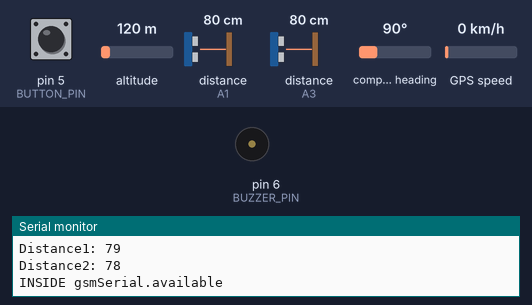
Simulated run of this sketch. Board: Arduino Uno, built with avr-gcc and run on an emulated ATmega328P. Parts: buzzer (waves = sounding, pin HIGH), the last lines printed to the serial monitor. Wiring (inferred from the names in the program): 2 × ultrasonic range finder: trigger A2, echo A1 / trigger A4, echo A3. The test bench sets the inputs (shaded band); at power-on: distance to the obstacle (sensors on A1, A3) 80 cm, pin 5 (BUTTON_PIN) HIGH, altitude 120 m, compass heading 90°, GPS speed 0 km/h. The echo pulse lasts 58.3 µs per cm; the GPS gets a fix after 3 s at 37.7749, -122.4194 with 8 satellites; the modem accepts every AT command (registered, SIM ready, sends succeed) and sends nothing else; pins used as bus, display or sensor lines are not drawn.

Above: at 8.2 s.
8.3 s: distance to the obstacle (sensor on A1) set to 24 cm
11.2 s: distance to the obstacle (sensor on A1) set to 19 cm
At 12.9 s:
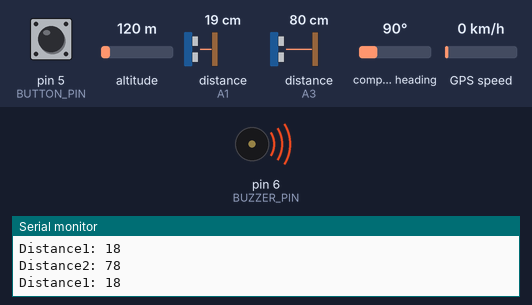
17.2 s: distance to the obstacle (sensor on A3) set to 2 cm
20.2 s: pin 5 (BUTTON_PIN) pulled LOW for 0.15 s
At 26.6 s:
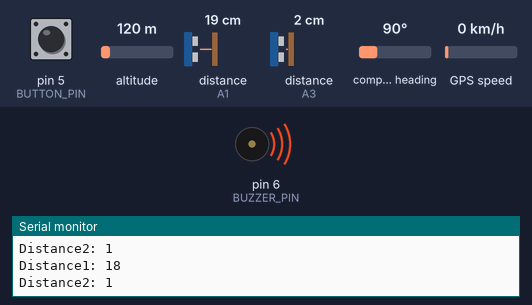
Timing chart, 0 to 27.3 s (numbered marks = the images above; inputs shaded):
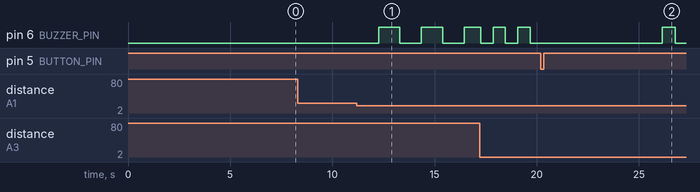

Measured:
- the behaviour switches between 22 and 21 cm on distance to the obstacle (sensor on A1) (found by bisection; images 0 and 1)
- after the input at 11.2 s, pin 6 (BUZZER_PIN): alternates HIGH for 1.0 s and LOW for 1.1 s, starting after 1.1 s

The sketch:

code.ino
```cpp
#include <SoftwareSerial.h> //LIBRARY AVAILABLE IN ARDUINO IDE
#include <TinyGPS++.h> //LIBRARY AVAILABLE IN ARDUINO IDE

#define  BUZZER_PIN 6
#define  BUTTON_PIN 5

SoftwareSerial gpsSerial(10, 11);
SoftwareSerial gsmSerial(2, 3);
TinyGPSPlus gps;

const int trigPin1 = A2;
const int echoPin1 = A1;
const int trigPin2 = A4;
const int echoPin2 = A3;

float demoLatitude = 18.5849324;// your lattitude address if gsm could not find the location
float demoLongitude = 73.6553194;// your longitude address if gsm could not find the location

bool gpsFixAvailable =false;
bool demoSent =false;

long duration1,duration2;
int distance1,distance2;

float latitude, longitude;
float gpsData[2];
float* p;

unsigned long buzzerTimer =0;
unsigned long buzzerInterval =0;
int buzzerState =LOW;
int buzzerBeepCount =0;
int buzzerPattern =0;

// Function prototypes
void readGsmForTrackCommand();
void measureUltrasonicDistances();
void setBuzzerPattern(int pattern);
void handleBuzzerPattern();
void checkRainSensorAndAlert();
float* get_gps();
void SendMessage();

void setup()
{
  pinMode(trigPin1, OUTPUT);
  pinMode(echoPin1, INPUT);
  pinMode(trigPin2, OUTPUT);
  pinMode(echoPin2, INPUT);
  pinMode(BUTTON_PIN, INPUT_PULLUP);
  pinMode(BUZZER_PIN, OUTPUT);
  digitalWrite(BUZZER_PIN, LOW);

  Serial.begin(9600);
  gpsSerial.begin(9600);
  gsmSerial.begin(9600);

  delay(1000);
  Serial.println("—Tracking–***Location***");
  gsmSerial.println("AT+CNMI=2,2,0,0,0");
  delay(3000);
  Serial.println("Initializing……");
  delay(2000);
  Serial.println("System Ready");
  delay(1000);
}

void loop()
{
  measureUltrasonicDistances();
  handleBuzzerPattern();
  checkRainSensorAndAlert();

  if (digitalRead(BUTTON_PIN) == LOW)
  {
    delay(50); // debounce
    if (digitalRead(BUTTON_PIN) == LOW) {
      Serial.println("button pressed");
      SendMessage();
      delay(200);
    }
  }
readGsmForTrackCommand();
}

void measureUltrasonicDistances() {
  digitalWrite(trigPin1, LOW);
  delayMicroseconds(2);
  digitalWrite(trigPin1, HIGH);
  delayMicroseconds(10);
  digitalWrite(trigPin1, LOW);
  duration1 = pulseIn(echoPin1, HIGH, 30000);
  if (duration1 == 0) duration1 = 30000;
  distance1 = duration1 * 0.034 / 2;

  digitalWrite(trigPin2, LOW);
  delayMicroseconds(2);
  digitalWrite(trigPin2, HIGH);
  delayMicroseconds(10);
  digitalWrite(trigPin2, LOW);
  duration2 = pulseIn(echoPin2, HIGH, 30000);
  if (duration2 == 0) duration2 = 30000;
  distance2 = duration2 * 0.034 / 2;

  Serial.print("Distance1: "); Serial.println(distance1);
  Serial.print("Distance2: "); Serial.println(distance2);

  if (distance1 <= 15) {  //you can set the distance according to your choice
    setBuzzerPattern(1); //if the condition is set to be ok the it triggers the buzzer sound
  } else if (distance2 <= 15) {
    setBuzzerPattern(2);
  } else if (distance1 <= 20 || distance2 <= 20) {
    setBuzzerPattern(3);
  } else {
    setBuzzerPattern(0);
  }
}

void setBuzzerPattern(int pattern) {
  if (buzzerPattern != pattern) {
    buzzerPattern = pattern;
    buzzerBeepCount = 0;
    buzzerState = LOW;
    digitalWrite(BUZZER_PIN, buzzerState);
    buzzerTimer = millis();
    switch (pattern) {
      case 1: buzzerInterval = 200; break;
      case 2: buzzerInterval = 600; break;
      case 3: buzzerInterval = 1000; break;
      default: buzzerInterval = 0; break;
    }
  }
}

void handleBuzzerPattern() {
  if (buzzerPattern == 0) {
    digitalWrite(BUZZER_PIN, LOW);
    return;
  }

  unsigned long currentMillis = millis();

  if (currentMillis - buzzerTimer >= buzzerInterval) {
    buzzerTimer = currentMillis;
    buzzerState = !buzzerState;
    digitalWrite(BUZZER_PIN, buzzerState);

    if (buzzerState == LOW) {
      buzzerBeepCount++;
      if ((buzzerPattern == 1 && buzzerBeepCount >= 3) ||
          (buzzerPattern == 2 && buzzerBeepCount >= 2)) {
        buzzerPattern = 0;
        digitalWrite(BUZZER_PIN, LOW);
      }
      if (buzzerPattern == 3) {
        buzzerPattern = 0;
        digitalWrite(BUZZER_PIN, LOW);
      }
    }
  }
}

void checkRainSensorAndAlert() {
  static unsigned long lastRainAlert = 0;
  int rainValue = digitalRead(A4);
  unsigned long now = millis();
  if (rainValue == 1 && now - lastRainAlert > 4000) {
    Serial.println("Rain Alert");
    for (int i = 0; i < 2; i++) {
      digitalWrite(BUZZER_PIN, HIGH);
      delay(300);
      digitalWrite(BUZZER_PIN, LOW);
      delay(300);
    }
    lastRainAlert = now;
  }
}

float* get_gps() {
  gpsSerial.listen();
  Serial.println("INSIDE get_gps");
  unsigned long start = millis();

  while (millis() - start < 5000) {
    while (gpsSerial.available() > 0) gps.encode(gpsSerial.read());
    if (gps.location.isUpdated()) {
      latitude = gps.location.lat();
      longitude = gps.location.lng();
      gpsFixAvailable = true;
      demoSent = false;
      Serial.print("LAT="); Serial.println(latitude, 6);
      Serial.print("LONG="); Serial.println(longitude, 6);
      gpsData[0] = latitude;
      gpsData[1] = longitude;
      return gpsData;
    }
  }

  if (!demoSent) {
    gpsFixAvailable = false;
    demoSent = true;
    Serial.println("GPS signal not available, sending demo location.");//if gps could not find the location
    gpsData[0] = demoLatitude;
    gpsData[1] = demoLongitude;
    return gpsData;
  }

  return nullptr;
}

void readGsmForTrackCommand() {
  gsmSerial.listen();
  while (gsmSerial.available() > 0) {
    Serial.println("INSIDE gsmSerial.available");
    if (gsmSerial.find("Track")) {
      Serial.println("INSIDE track");
      gsmSerial.println("AT+CMGF=1");
      delay(1000);
      gsmSerial.println("AT+CMGS=\"+91 your mobilenumber\"\r");//+91 or your  country code is mandatory
      delay(1000);
      p = get_gps();

      if (p != nullptr) {
        Serial.print("Your Car Location: ");
        gsmSerial.print("Your Car Location: ");

        gsmSerial.print("https://www.google.com/maps?q=");
        gsmSerial.print(*p, 6);
        gsmSerial.print(",");
        gsmSerial.print(*(p + 1), 6);

        delay(100);
        gsmSerial.println((char)26);
        delay(1000);
      } else {
        Serial.println("Demo location already sent, skipping repeated send.");
      }
    }
  }
}

void SendMessage() {
  gsmSerial.println("AT+CMGF=1");
  delay(500);
  gsmSerial.println("AT+CMGS=\"+91your mobilenumber\"\r"); // +91 or your countrycode is mandatory
  delay(500);

  gsmSerial.print("I Am In Problem Plz Help Me. My Location: ");//this message will be the default message send to the caretacker
  p = get_gps();
  gsmSerial.listen();

  if (p != nullptr) {
    gsmSerial.print("https://www.google.com/maps?q=");
    gsmSerial.print(*p, 6);
    gsmSerial.print(",");
    gsmSerial.print(*(p + 1), 6);
  } else {
    gsmSerial.print("GPS signal not available.");
  }

  delay(500);
  gsmSerial.write(26);

  unsigned long start = millis();
  while (millis() - start < 4000) {
    while (gsmSerial.available()) {
      Serial.write(gsmSerial.read());
    }
  }
}
```
